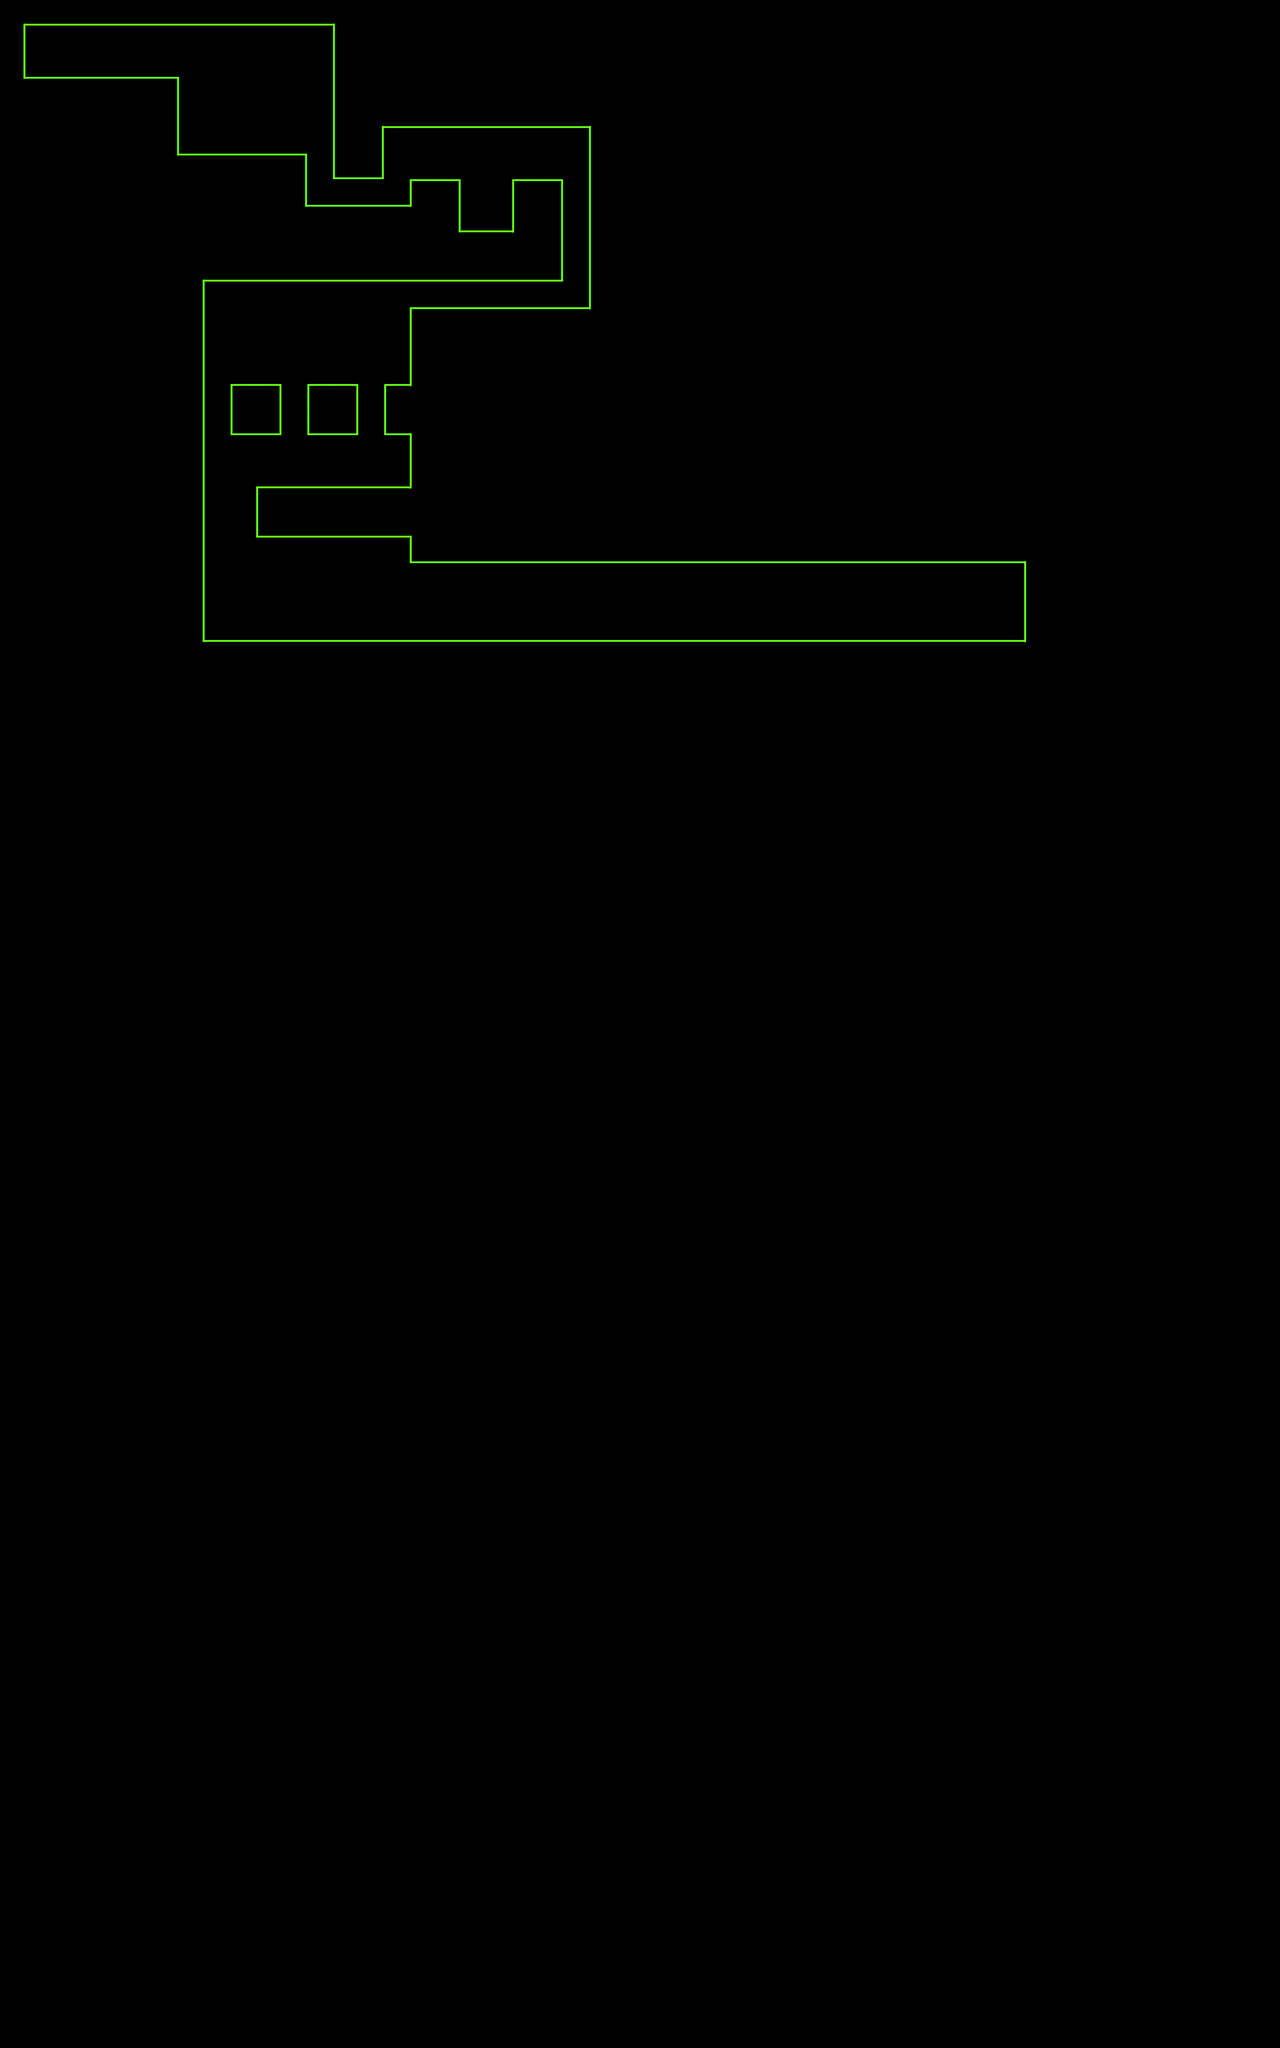

The image is a tile-based game level rendered from a .tmx file. Its description and source (layers, tilesets, objects; grid data summarised) follow:
An orthogonal 50x80 tile map with 100x100 px tiles, 1 tile layer (Layer 0) and 7 objects (3x object:sheild, object:greenspike, ghost:door, player:player, object:shield).

<map version="1.0" orientation="orthogonal" width="50" height="80" tilewidth="100" tileheight="100">
 <tileset firstgid="1" name="rock" tilewidth="100" tileheight="100" spacing="1" margin="1">
  <image source="rock.png" />
  <tile id="0">
   <properties>
    <property name="isPhysical" value="true" />
   </properties>
  </tile>
  <tile id="1">
   <properties>
    <property name="isPhysical" value="true" />
   </properties>
  </tile>
  <tile id="2">
   <properties>
    <property name="isPhysical" value="true" />
   </properties>
  </tile>
  <tile id="3">
   <properties>
    <property name="isPhysical" value="true" />
   </properties>
  </tile>
  <tile id="4">
   <properties>
    <property name="isPhysical" value="true" />
   </properties>
  </tile>
  <tile id="5">
   <properties>
    <property name="isHazzard" value="true" />
   </properties>
  </tile>
  <tile id="6">
   <properties>
    <property name="isPhysical" value="true" />
   </properties>
  </tile>
  <tile id="7">
   <properties>
    <property name="isPhysical" value="true" />
   </properties>
  </tile>
  <tile id="8">
   <properties>
    <property name="isPhysical" value="true" />
   </properties>
  </tile>
  <tile id="10">
   <properties>
    <property name="isPhysical" value="true" />
   </properties>
  </tile>
  <tile id="11">
   <properties>
    <property name="isPhysical" value="true" />
   </properties>
  </tile>
  <tile id="13">
   <properties>
    <property name="isPhysical" value="true" />
   </properties>
  </tile>
  <tile id="14">
   <properties>
    <property name="isPhysical" value="true" />
   </properties>
  </tile>
  <tile id="16">
   <properties>
    <property name="isPhysical" value="true" />
   </properties>
  </tile>
  <tile id="17">
   <properties>
    <property name="isPhysical" value="true" />
   </properties>
  </tile>
  <tile id="18">
   <properties>
    <property name="isPhysical" value="true" />
   </properties>
  </tile>
  <tile id="20">
   <properties>
    <property name="isPhysical" value="true" />
   </properties>
  </tile>
  <tile id="22">
   <properties>
    <property name="isPhysical" value="true" />
   </properties>
  </tile>
  <tile id="24">
   <properties>
    <property name="isPhysical" value="true" />
   </properties>
  </tile>
 </tileset>
 <layer name="Layer 0" width="50" height="80">
  <data>[4000 cells, 204 non-empty, 15 distinct tile ids]</data>
 </layer>
 <objectgroup name="objects" width="0" height="0">
  <object name="green1" type="object:greenspike" x="1296" y="2304" width="100" height="100" />
  <object name="red0" type="object:sheild" x="2332" y="2348" width="100" height="100" />
  <object name="red1" type="object:sheild" x="1112" y="1256" width="100" height="100" />
  <object name="door" type="ghost:door" x="3839" y="2347" width="100" height="100" />
  <object name="red2" type="object:sheild" x="3428" y="2348" width="100" height="100" />
  <object name="player" type="player:player" x="200" y="200" width="100" height="100" />
  <object name="red4" type="object:shield" x="992" y="396" width="100" height="100" />
 </objectgroup>
</map>
